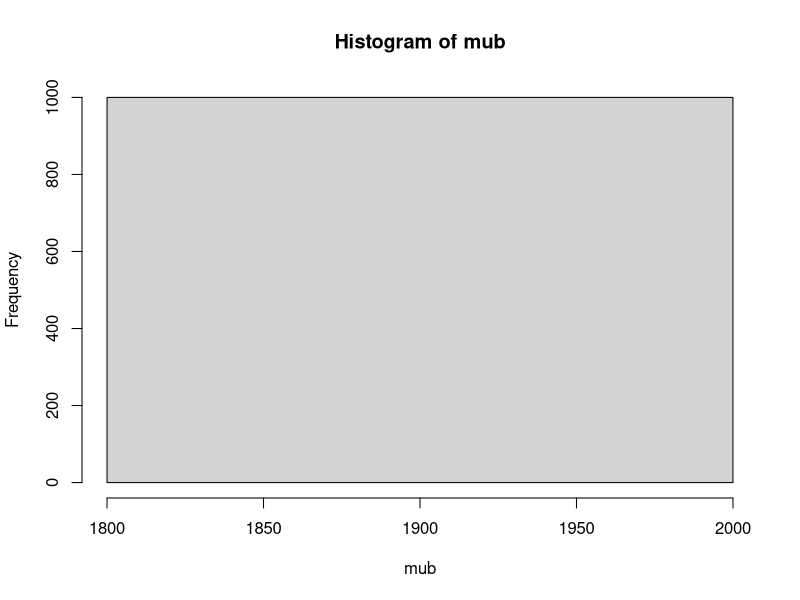

This figure's R source:
## ---- chunk 1
knitr::opts_chunk$set(echo = TRUE)
## ---- chunk 2
setwd("/Users/carmencilla/Desktop/Master EUR/Block 2/Data Science and HR Analytics/FEM11213-Coronas/")
browser <- read.csv("Data/web-browsers.csv")
dim(browser)
head(browser)
## ---- chunk 3
 mean(browser$spend); var(browser$spend)/1e4; sqrt(var(browser$spend)/1e4)
## ---- chunk 4
 B <- 1000  #Number of iterations for bootstrap resampling
  mub <- c()  # New vector: Will hold the mean values for each bootstrap sample
  for (b in 1:1000){ ## Loop through 1000 bootstrap iterations
    samp_b <- sample.int(nrow(browser), replace=TRUE) #Sets a bootstrap sample by randomly sampling row indices (with replacement)
    mub <- c(mub, mean(browser$spend[samp_b])) #Compute the mean of the 'spend' column for the current bootstrap sample and the mean to the vect (mub)
  }
  sd(mub) #SD: provides variability of the mean estimate. SD = 81
## ---- chunk 5
 B <- 1000  #Number of iterations for bootstrap resampling
  mub <- c()  # New vector: Will hold the mean values for each bootstrap sample
  for (b in 1:1000){ ## Loop through 1000 bootstrap iterations
    samp_b <- sample.int(nrow(browser), replace=FALSE) #WITHOUT REPLACEMENT
    mub <- c(mub, mean(browser$spend[samp_b])) #Compute the mean of the 'spend' column for the current bootstrap sample and the mean to the vect (mub)
  }
  sd(mub) #SD: provides variability of the mean estimate. SD now 0. 
## ---- chunk 6

h <- hist(mub) # Create a histogram of the bootstrap sample means 'mub'

# Generate a sequence of x-values spanning the range of 'mub'
  xfit <- seq(min(mub), max(mub), length = 40)  
# 'xfit' is a sequence of 40 equally spaced values between the minimum and maximum of 'mub'.
# It will be used for plotting the fitted normal distribution curve.

# Compute the y-values for a normal distribution (probability density function)
  yfit <- dnorm(xfit, mean = mean(browser$spend), sd = sqrt(var(browser$spend)/1e4))  
# 'dnorm' calculates the normal density at each value of 'xfit'.
# Parameters:
# - mean = mean(browser$spend): The mean of the original data.
# - sd = sqrt(var(browser$spend)/1e4): Standard deviation of the normal distribution,
#   scaled down by 1e4 for visualization (to match the histogram scale).

# Scale the y-values to match the histogram
yfit <- yfit * diff(h$mids[1:2]) * length(mub)  
# Explanation of each term:
# - 'diff(h$mids[1:2])': The bin width of the histogram.
#   - This ensures the area under the fitted curve aligns with the histogram's bin sizes.
# - 'length(mub)': The total number of observations in 'mub' (i.e., the histogram's total count).
#   - This ensures the total area of the curve matches the histogram's total area.
# Together, these adjustments align the normal curve with the scale and range of the histogram.

# Add the fitted normal curve to the histogram
lines(xfit, yfit, col = "black", lwd = 2)  
# 'lines' overlays the fitted normal curve on the histogram.
# Parameters:
# - 'col = "black"': Sets the color of the line to black.
# - 'lwd = 2': Sets the line width to make it thicker for better visibility.
## ---- chunk 7

##Note for me: it takes a little time to process!! These are not inmediate processes!!!!

B <- 1000 # Number of bootstrap iterations
  betas <- c()  # Currently initialized as a vector
  for (b in 1:1000){ # Loop through 1000 bootstrap iterations
    samp_b <- sample.int(nrow(browser), replace=TRUE) # Create a bootstrap sample by sampling row indices with replacement 
    reg_b <- glm(log(spend) ~ broadband + anychildren, data=browser[samp_b,]) # Fit a regression model using the bootstrap sample (uses variables in the dataset!)
    betas <- rbind(betas, coef(reg_b)) # Resulting coefficients stored in the empty vector. 
  }; head(betas, n=3)
  
## ---- chunk 8

##Second try:
B <- 1000 # Number of bootstrap iterations
  betas <- c()  # Currently initialized as a vector
  for (b in 1:1000){ # Loop through 1000 bootstrap iterations
    samp_b <- sample.int(nrow(browser), replace=TRUE) # Create a bootstrap sample by sampling row indices with replacement 
    reg_b <- glm(log(spend) ~ broadband + anychildren, data=browser[samp_b,]) # Fit a regression model using the bootstrap sample (uses variables in the dataset!)
    betas <- rbind(betas, coef(reg_b)) # Resulting coefficients stored in the empty vector. 
  }; head(betas, n=3)
## ---- chunk 9

##Third try:
B <- 500 # Number of bootstrap iterations
  betas <- c()  # Currently initialized as a vector
  for (b in 1:500){ # Loop through 1000 bootstrap iterations
    samp_b <- sample.int(nrow(browser), replace=TRUE) # Create a bootstrap sample by sampling row indices with replacement 
    reg_b <- glm(log(spend) ~ broadband + anychildren, data=browser[samp_b,]) # Fit a regression model using the bootstrap sample (uses variables in the dataset!)
    betas <- rbind(betas, coef(reg_b)) # Resulting coefficients stored in the empty vector. 
  }; head(betas, n=3)
## ---- chunk 10
cov(betas[,"broadband"], betas[,"anychildren"])
##Small covariance in this case. 
